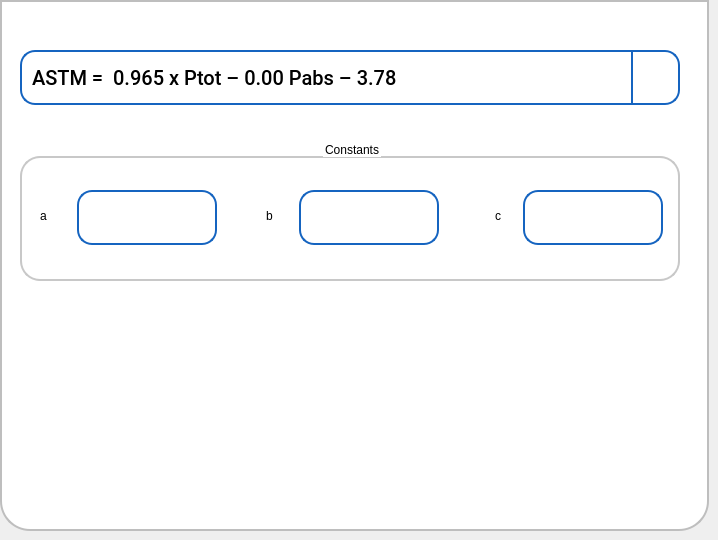
      <widget class="QWidget" name="tabFormula">
       <attribute name="title">
        <string>Formula</string>
       </attribute>
       <widget class="QFrame" name="frFormula">
        <property name="geometry">
         <rect>
          <x>0</x>
          <y>0</y>
          <width>709</width>
          <height>531</height>
         </rect>
        </property>
        <property name="styleSheet">
         <string notr="true">background-color: rgb(255, 255, 255);
border: 2px solid #C4C4C3;
border-bottom-color: #C2C7CB; /* same as the pane color */
border-bottom-left-radius: 30px;
border-bottom-right-radius: 30px;
border-top-right-radius: 0px;
color: rgb(0, 0, 0);
font: 75 16pt &quot;Roboto Medium&quot;;
border-color:  rgb(190, 190, 190);
</string>
        </property>
        <property name="frameShape">
         <enum>QFrame::StyledPanel</enum>
        </property>
        <property name="frameShadow">
         <enum>QFrame::Raised</enum>
        </property>
        <widget class="QComboBox" name="cbFormula">
         <property name="geometry">
          <rect>
           <x>20</x>
           <y>50</y>
           <width>660</width>
           <height>55</height>
          </rect>
         </property>
         <property name="font">
          <font>
           <family>Roboto Medium</family>
           <pointsize>15</pointsize>
           <weight>9</weight>
           <italic>false</italic>
           <bold>false</bold>
          </font>
         </property>
         <property name="focusPolicy">
          <enum>Qt::ClickFocus</enum>
         </property>
         <property name="styleSheet">
          <string notr="true">QComboBox {
   	border: 2px solid white;
    border-radius: 15px;
    padding: 1px 18px 1px 3px;
	background-color: rgb(255, 255, 255);
	border-color: rgb(21, 100, 192);
	color: rgb(0, 0, 0);
	font: 75 15pt &quot;Roboto Medium&quot;;
    padding-left: 10px;

}
QComboBox:editable {
        background: white;
}

QComboBox:on { /* shift the text when the popup opens */
    padding-top: 3px;
    padding-left: 12px;
}
QComboBox::drop-down {
    subcontrol-origin: padding;
    subcontrol-position: top right;
    width: 45px;
    border-left-width: 2px;
    border-left-color: darkgray;
    border-left-style: solid; /* just a single line */
    border-top-right-radius: 3px; /* same radius as the QComboBox */
    border-bottom-right-radius: 3px;
    border-color: rgb(21, 100, 192);
 
}
QComboBox::down-arrow {
  /*  image: url(c:/icons/downarrow.png); */
	image: url(:/images/icons/downarrow.png);
}
QComboBox::down-arrow:on { /* shift the arrow when popup is open */ 
    top: 1px;
    left: 1px;
}
QComboBox QAbstractItemView {
	border: 2px solid darkgray;
	font: 75 16pt &quot;Roboto Medium&quot;;
	border-radius: 5px;
	background-color: rgb(255, 255, 255);
	selection-background-color:  rgb(21, 100, 192);
/*	text-align: center;*/
}

QComboBox::item {
    text-align: center; /* This may or may not work depending on the version */
}</string>
         </property>
         <property name="frame">
          <bool>true</bool>
         </property>
         <item>
          <property name="text">
           <string>ASTM =  0.965 x Ptot – 0.00 Pabs – 3.78</string>
          </property>
         </item>
         <item>
          <property name="text">
           <string>EPA = 0.965 x Ptot – 0.00 Pab – 2.39</string>
          </property>
         </item>
         <item>
          <property name="text">
           <string>CARB = 0.972 x Ptot – 0.00 Pabs – 4.93</string>
          </property>
         </item>
        </widget>
        <widget class="QGroupBox" name="gbConstants">
         <property name="geometry">
          <rect>
           <x>20</x>
           <y>140</y>
           <width>660</width>
           <height>141</height>
          </rect>
         </property>
         <property name="styleSheet">
          <string notr="true">QGroupBox {
    border: 2px solid  rgb(200, 200, 200);
    border-radius: 20px;
    margin-top: 16px; /* leave space at the top for the title */
    padding : 0px;

}

QGroupBox::title {
    subcontrol-origin: padding;
    subcontrol-position: top centre ; /* position at the top center */
    left : 0px;
    top : -15px;
}</string>
         </property>
         <property name="title">
          <string>Constants</string>
         </property>
         <widget class="QLabel" name="label_64">
          <property name="geometry">
           <rect>
            <x>20</x>
            <y>55</y>
            <width>31</width>
            <height>41</height>
           </rect>
          </property>
          <property name="styleSheet">
           <string notr="true">border-width: 0px;</string>
          </property>
          <property name="text">
           <string>a</string>
          </property>
         </widget>
         <widget class="QLabel" name="label_65">
          <property name="geometry">
           <rect>
            <x>246</x>
            <y>55</y>
            <width>31</width>
            <height>41</height>
           </rect>
          </property>
          <property name="styleSheet">
           <string notr="true">border-width: 0px;</string>
          </property>
          <property name="text">
           <string>b</string>
          </property>
         </widget>
         <widget class="QLabel" name="label_66">
          <property name="geometry">
           <rect>
            <x>475</x>
            <y>55</y>
            <width>31</width>
            <height>41</height>
           </rect>
          </property>
          <property name="styleSheet">
           <string notr="true">border-width: 0px;</string>
          </property>
          <property name="text">
           <string>c</string>
          </property>
         </widget>
         <widget class="sQLEExtend" name="leConst1">
          <property name="geometry">
           <rect>
            <x>57</x>
            <y>50</y>
            <width>140</width>
            <height>55</height>
           </rect>
          </property>
          <property name="focusPolicy">
           <enum>Qt::ClickFocus</enum>
          </property>
          <property name="styleSheet">
           <string notr="true">QLineEdit { 
	padding: 1px 18px 1px 10px;
	background-color: rgb(255,255,255);
	border-width: 2px;
	border-color: rgb(21, 100, 192);
	border-style: solid;
	border-radius: 15;
	color: rgb(0, 0, 0);
	font: 75 16pt &quot;Roboto Medium&quot;;
}

QLineEdit:read-only {
	background-color: rgb(241, 241, 241);
}
QLineEdit[error=true] {
border-color: red;
}
QLineEdit[error=false] {
border-color: rgb(21, 100, 192);
}

</string>
          </property>
          <property name="text">
           <string/>
          </property>
          <property name="maxLength">
           <number>15</number>
          </property>
          <property name="alignment">
           <set>Qt::AlignCenter</set>
          </property>
         </widget>
         <widget class="sQLEExtend" name="leConst2">
          <property name="geometry">
           <rect>
            <x>279</x>
            <y>50</y>
            <width>140</width>
            <height>55</height>
           </rect>
          </property>
          <property name="focusPolicy">
           <enum>Qt::ClickFocus</enum>
          </property>
          <property name="styleSheet">
           <string notr="true">QLineEdit { 
	padding: 1px 18px 1px 10px;
	background-color: rgb(255,255,255);
	border-width: 2px;
	border-color: rgb(21, 100, 192);
	border-style: solid;
	border-radius: 15;
	color: rgb(0, 0, 0);
	font: 75 16pt &quot;Roboto Medium&quot;;
}

QLineEdit:read-only {
	background-color: rgb(241, 241, 241);
}
QLineEdit[error=true] {
border-color: red;
}
QLineEdit[error=false] {
border-color: rgb(21, 100, 192);
}

</string>
          </property>
          <property name="text">
           <string/>
          </property>
          <property name="maxLength">
           <number>15</number>
          </property>
          <property name="alignment">
           <set>Qt::AlignCenter</set>
          </property>
         </widget>
         <widget class="sQLEExtend" name="leConst3">
          <property name="geometry">
           <rect>
            <x>503</x>
            <y>50</y>
            <width>140</width>
            <height>55</height>
           </rect>
          </property>
          <property name="focusPolicy">
           <enum>Qt::ClickFocus</enum>
          </property>
          <property name="styleSheet">
           <string notr="true">QLineEdit { 
	padding: 1px 18px 1px 10px;
	background-color: rgb(255,255,255);
	border-width: 2px;
	border-color: rgb(21, 100, 192);
	border-style: solid;
	border-radius: 15;
	color: rgb(0, 0, 0);
	font: 75 16pt &quot;Roboto Medium&quot;;
}

QLineEdit:read-only {
	background-color: rgb(241, 241, 241);
}
QLineEdit[error=true] {
border-color: red;
}
QLineEdit[error=false] {
border-color: rgb(21, 100, 192);
}

</string>
          </property>
          <property name="text">
           <string/>
          </property>
          <property name="maxLength">
           <number>15</number>
          </property>
          <property name="alignment">
           <set>Qt::AlignCenter</set>
          </property>
         </widget>
        </widget>
       </widget>
      </widget>
